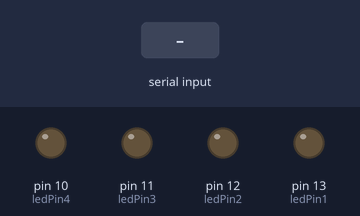
Bench run of a sketch on a simulated Arduino Uno, built with avr-gcc and run on an emulated ATmega328P. Parts: output pins drawn as LEDs (lit = HIGH). The test bench sets the inputs (shaded band).

Above: at 1.2 s.
1.3 s: "turn on all" received over Serial
At 2.9 s:
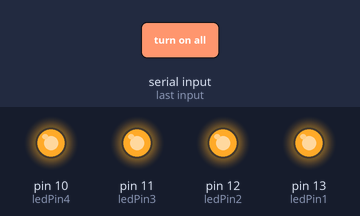
3.8 s: "green LED band kar" received over Serial
At 5.1 s:
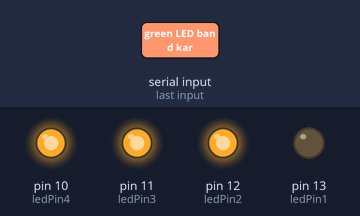
6.3 s: "jarvis turn on all" received over Serial
At 8.2 s:
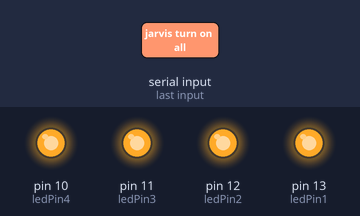
8.8 s: "turn off all" received over Serial
At 11.0 s:
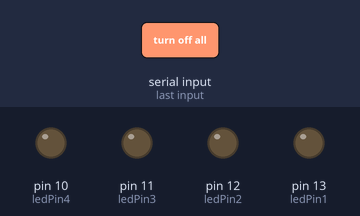
11.3 s: "green LED chalu kar" received over Serial
At 13.3 s:
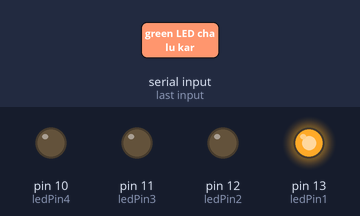
Timing chart, 0 to 14.8 s (numbered marks = the images above; inputs shaded):
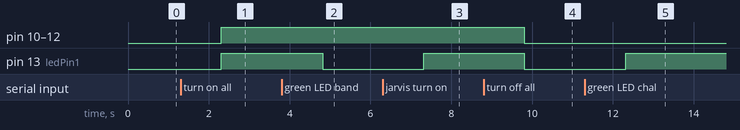

The sketch:

bluetooth1.ino
```cpp
int ledPin1=13;
int ledPin2=12;
int ledPin3=11;
int ledPin4=10;

String input;

void setup()
{

   pinMode(ledPin1,OUTPUT);
   pinMode(ledPin2,OUTPUT);
   pinMode(ledPin3,OUTPUT);
   pinMode(ledPin4,OUTPUT);

   digitalWrite(ledPin1,LOW);
   digitalWrite(ledPin2,LOW);
   digitalWrite(ledPin3,LOW);
   digitalWrite(ledPin4,LOW);

  Serial.begin(9600);

}
void loop()
{

  if(Serial.available()>0)
  {
      input=Serial.readString();

      if(input=="turn on all"||input=="jarvis turn on all")
      {
          digitalWrite(ledPin1,HIGH);
          digitalWrite(ledPin2,HIGH);
          digitalWrite(ledPin3,HIGH);
          digitalWrite(ledPin4,HIGH);
      }

      if(input=="turn off all"||input=="jarvis turn off all")
      {
          digitalWrite(ledPin1,LOW);
          digitalWrite(ledPin2,LOW);
          digitalWrite(ledPin3,LOW);
          digitalWrite(ledPin4,LOW);
      }

        if(input=="green LED chalu kar"||input=="turn on green LED"||input=="jarvis turn on green LED")
        {
              digitalWrite(ledPin1,HIGH);
        }
        if(input=="green LED band kar"||input=="turn off green LED"||input=="jarvis turn off green LED")
        {
            digitalWrite(ledPin1,LOW);

        }

        if(input=="TV chalu kar"||input=="turn on TV"||input=="jarvis turn on TV")
        {
            digitalWrite(ledPin2,HIGH);
          }
        if(input=="TV band kar"||input=="turn off TV"||input=="jarvis turn off TV")
        {
            digitalWrite(ledPin2,LOW);
        }

        if(input=="bulb chalu kar"||input=="turn on bulb"||input=="jarvis turn on bulb")
        {
            digitalWrite(ledPin3,HIGH);
          }


        if(input=="bulb band kar"||input=="turn off bulb"||input=="jarvis turn off bulb")
        {
            digitalWrite(ledPin3,LOW);
          }

        if(input=="charger chalu kar"||input=="turn on charger"||input=="jarvis turn on charger")
        {
            digitalWrite(ledPin4,HIGH);
        }

         if(input=="charger band kar"||input=="turn off charger"||input=="jarvis turn off charger")
        {
            digitalWrite(ledPin4,LOW);
        }
  }
}
```

Measured:
- after the input at 1.3 s, pin 10 (ledPin4), pin 11 (ledPin3), pin 12 (ledPin2), pin 13 (ledPin1): LOW → HIGH after 1.0 s
- after the input at 3.8 s, pin 13 (ledPin1): HIGH → LOW after 1.0 s
- after the input at 6.3 s, pin 13 (ledPin1): LOW → HIGH after 1.0 s
- after the input at 8.8 s, pin 10 (ledPin4), pin 11 (ledPin3), pin 12 (ledPin2), pin 13 (ledPin1): HIGH → LOW after 1.0 s
- after the input at 11.3 s, pin 13 (ledPin1): LOW → HIGH after 1.0 s
